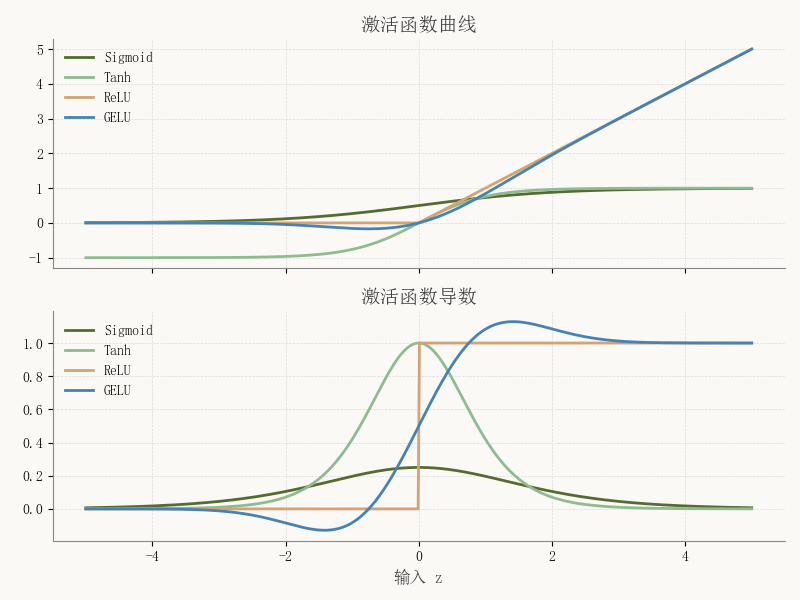

The Python source for this figure:
import numpy as np
import matplotlib.pyplot as plt
from scipy.special import erf

# ----------------------------
# 画风设置
# ----------------------------
plt.rcParams['font.sans-serif'] = ['SimSun']  # 中文字体
plt.rcParams['axes.unicode_minus'] = False
bg_color = "#FAF9F6"
line_colors = ["#556B2F", "#8FBC8F", "#D4A373", "#4682B4"]  # 暗橄榄 / 浅绿 / 沙色 / 钢蓝

x = np.linspace(-5,5,500)

# ----------------------------
# 定义激活函数及导数
# ----------------------------
def sigmoid(z):
    return 1 / (1 + np.exp(-z))
def dsigmoid(z):
    s = sigmoid(z)
    return s*(1-s)

def tanh(z):
    return np.tanh(z)
def dtanh(z):
    return 1 - np.tanh(z)**2

def relu(z):
    return np.maximum(0, z)
def drelu(z):
    return (z > 0).astype(float)

def gelu(z):
    return 0.5 * z * (1 + erf(z/np.sqrt(2)))
def dgelu(z):
    return 0.5*(1 + erf(z/np.sqrt(2))) + (1/np.sqrt(2*np.pi)) * z * np.exp(-z**2/2)

activations = [sigmoid, tanh, relu, gelu]
derivatives = [dsigmoid, dtanh, drelu, dgelu]
labels = ["Sigmoid", "Tanh", "ReLU", "GELU"]

# ----------------------------
# 创建子图
# ----------------------------
fig, axs = plt.subplots(2, 1, figsize=(8,6), facecolor=bg_color, sharex=True)
fig.subplots_adjust(hspace=0.4)

# 上行：函数曲线
for func, color, label in zip(activations, line_colors, labels):
    axs[0].plot(x, func(x), color=color, lw=2, label=label)
axs[0].set_title("激活函数曲线", fontsize=14, color="#3D3D3D")
axs[0].grid(True, ls="--", lw=0.5, color="#DCDCDC")
axs[0].legend(frameon=False)

# 下行：导数曲线
for dfunc, color, label in zip(derivatives, line_colors, labels):
    axs[1].plot(x, dfunc(x), color=color, lw=2, label=label)
axs[1].set_title("激活函数导数", fontsize=14, color="#3D3D3D")
axs[1].grid(True, ls="--", lw=0.5, color="#DCDCDC")
axs[1].legend(frameon=False)

# 坐标美化
axs[1].set_xlabel("输入 z", fontsize=12, color="#3D3D3D")
for ax in axs:
    ax.set_facecolor(bg_color)
    ax.spines['top'].set_visible(False)
    ax.spines['right'].set_visible(False)
    ax.spines['bottom'].set_color("#888888")
    ax.spines['left'].set_color("#888888")

# 保存与显示
plt.tight_layout()
plt.savefig("fig_activation_functions.svg", facecolor=bg_color)
plt.show()
